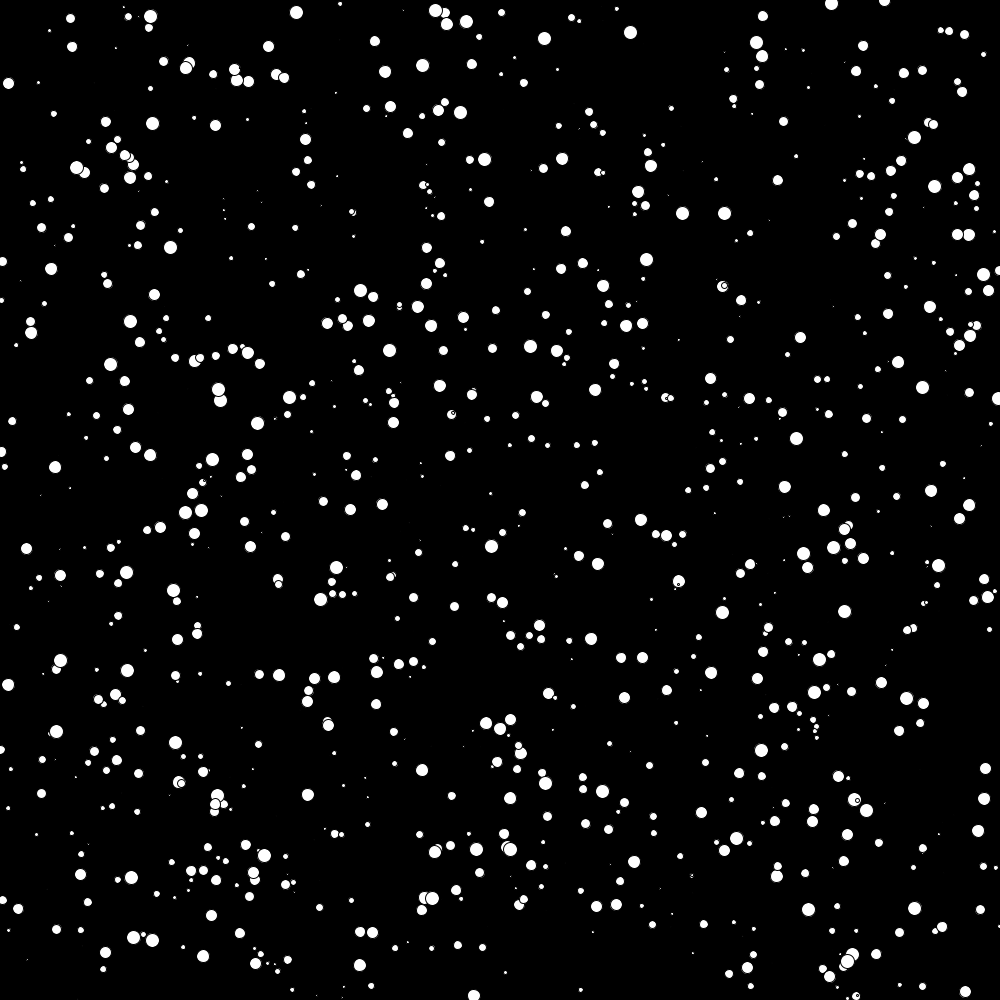
Frame 1 (no input)
Frame 60 (the mouse pressed at the canvas centre just before this capture): identical to frame 1, image omitted
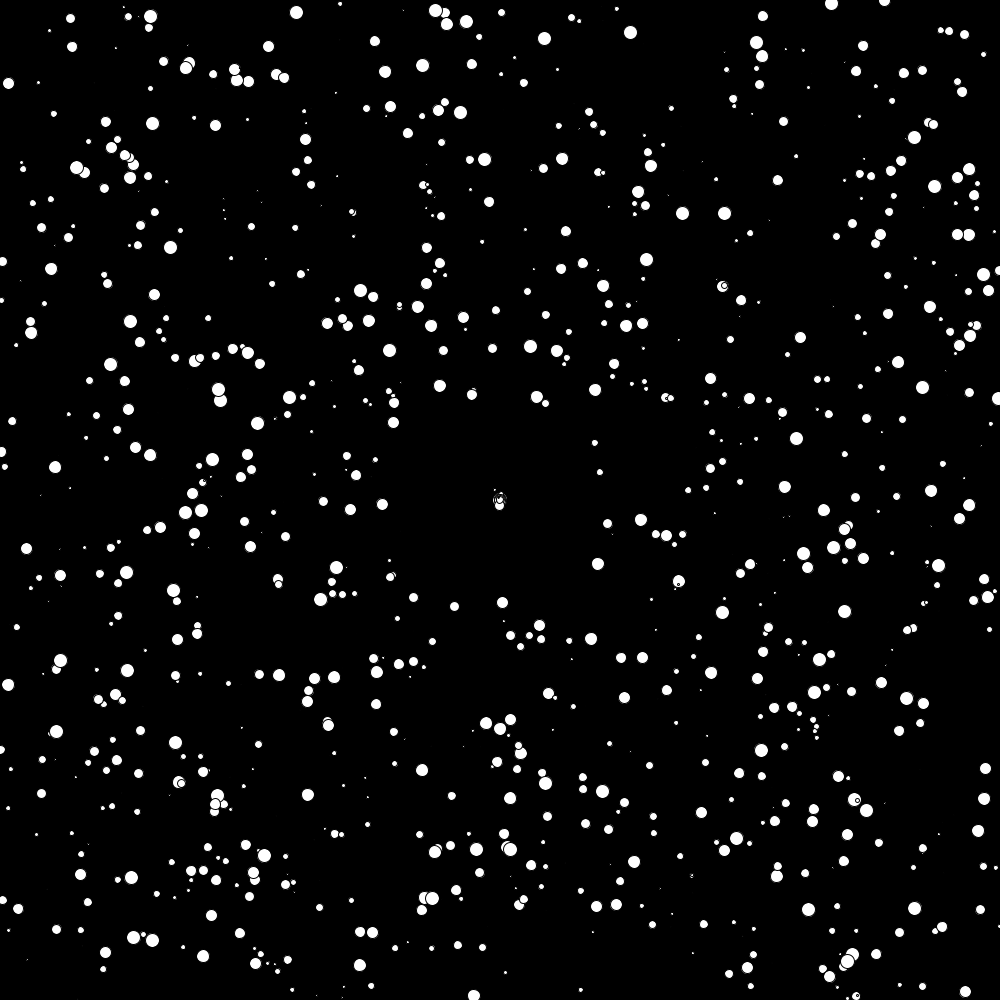
Frame 120 (the mouse held since frame 60 and released just before this capture)

The Processing sketch that drew these frames (run headless with seeded random() and noise(); from frame 60 on, the mouse is pressed at the canvas centre):

// Processing sketch: stars
// ── stars.pde
float n = 1000.;
Star[] stars = new Star[1000];
int nbStar = stars.length;

void setup() {
    size(1000, 1000);
    for (int i = 0; i < nbStar; i++) {
        stars[i] = new Star(random(n), random(n), 255, 255, 255, int(random(1, 15)), random(0.03, 0.2));
    }
}

void draw() {
    
    background(0);
    
    if (mousePressed) {
        for (int i = 0; i < nbStar; i++) {
            if (inCircle(stars[i].getX(), stars[i].getY(), mouseX, mouseY, 100)) {
                stars[i].moveToward(mouseX, mouseY);
            }
            else {
                stars[i].moveToward(stars[i].getXInit(), stars[i].getYInit());
            }
        }
    }
    else {
        for (int i = 0; i < nbStar; i++) {
            stars[i].moveToward(stars[i].getXInit(), stars[i].getYInit());
        }
    }
    
    for (int i = 0; i < nbStar; i++) {
        stars[i].draw();
    }
}

Boolean inEllipse(float x, float y, float center_x, float center_y, float radius_x, float radius_y) {
    return sq(x - center_x) / sq(radius_x) + sq(y - center_y) / sq(radius_y) < 1;
}

Boolean inCircle(float x, float y, float center_x, float center_y, float radius) {
    return inEllipse(x, y, center_x, center_y, radius, radius);
}
// ── star.pde
public class Star {
    
    private float x, y; // Position
    private float x_init, y_init; // Initial position
    private int r, g, b; // RGB Color
    private int radius; // Radius
    private float speed; // Moving speed
    
    public Star(float x, float y, int r, int g, int b, int radius, float speed) {
        this.x = x;
        this.y = y;
        this.x_init = x;
        this.y_init = y;
        this.r = r;
        this.g = g;
        this.b = b;
        this.radius = radius;
        this.speed = speed;
    }
    
    public void moveToward(float x_dest, float y_dest) {
        float x_dir = x_dest - this.x;
        float y_dir = y_dest - this.y;
        this.x += this.speed * x_dir;
        this.y += this.speed * y_dir;
    }
    
    public void draw() {
        circle(this.x, this.y, this.radius);
    }
    
    public float getXInit() {
        return this.x_init;
    }
    
    public float getYInit() {
        return this.y_init;
    }
    
    public float getX() {
        return this.x;
    }
    
    public float getY() {
        return this.y;
    }
    
}
